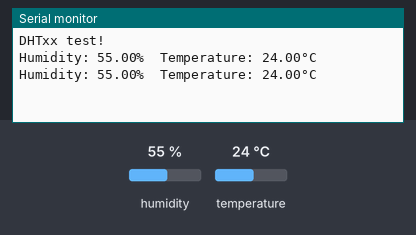
Bench run of a sketch on a simulated Arduino Uno, built with avr-gcc and run on an emulated ATmega328P. On the bench: the last lines printed to the serial monitor. The inputs (shaded band) are chosen by the test bench; at power-on: humidity 55 %, temperature 24 °C.

Above: at 4.8 s.
4.9 s: humidity set to 22 %
At 7.4 s:
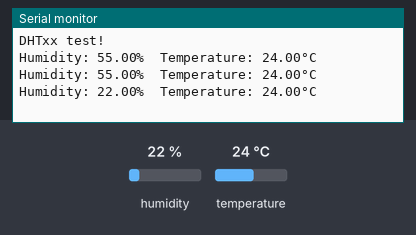
7.9 s: temperature set to 12 °C
At 8.6 s:
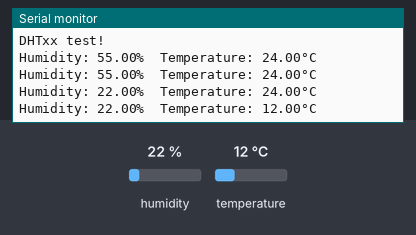
10.9 s: humidity set to 40 %
At 13.5 s:
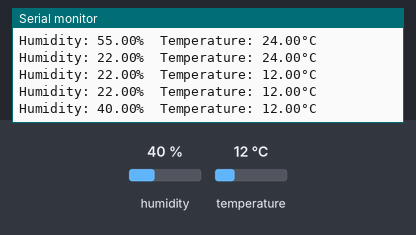
Timing chart, 0 to 15.0 s (numbered marks = the images above; inputs shaded):
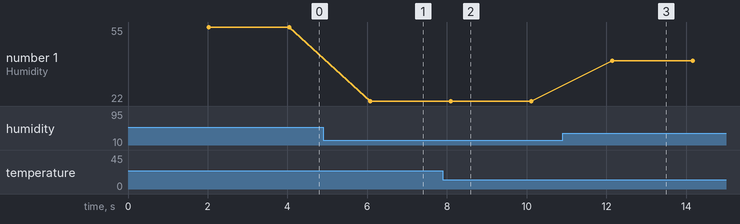

The sketch:

temperatura.ino
```cpp
#include "DHT.h"

#define DHTPIN 9     // what digital pin we're connected to

#define DHTTYPE DHT11   // DHT 11
DHT dht(DHTPIN, DHTTYPE);

void setup() {
  Serial.begin(9600);
  Serial.println(F("DHTxx test!"));
  dht.begin();
}

void loop() {
  // Wait a few seconds between measurements.
  delay(2000);

  // Reading temperature or humidity takes about 250 milliseconds!
  // Sensor readings may also be up to 2 seconds 'old' (its a very slow sensor)
  float h = dht.readHumidity();
  // Read temperature as Celsius (the default)
  float t = dht.readTemperature();

  // Check if any reads failed and exit early (to try again).
  if (isnan(h) || isnan(t)) {
    Serial.println(F("Failed to read from DHT sensor!"));
    return;
  }

  Serial.print(F("Humidity: "));
  Serial.print(h);
  Serial.print(F("%  Temperature: "));
  Serial.print(t);
  Serial.println(F("°C "));
}
```

Measured:
- after the input at 4.9 s, the serial monitor: prints a new line after 1.2 s (image 1)
- after the input at 7.9 s, the serial monitor: prints a new line after 0.20 s (image 2)
- after the input at 10.9 s, the serial monitor: prints a new line after 1.2 s (image 3)
- plotted number 1: 55 → 22 after the input at 4.9 s, 22 → 40 after the input at 10.9 s
